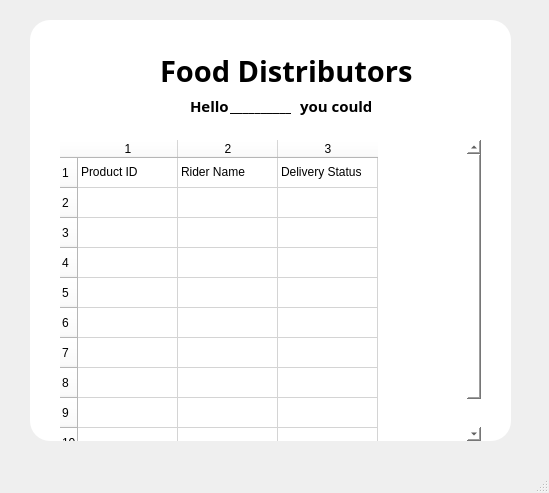
<?xml version="1.0" encoding="UTF-8"?>
<ui version="4.0">
 <class>MainWindow</class>
 <widget class="QMainWindow" name="MainWindow">
  <property name="geometry">
   <rect>
    <x>0</x>
    <y>0</y>
    <width>549</width>
    <height>493</height>
   </rect>
  </property>
  <property name="windowTitle">
   <string>MainWindow</string>
  </property>
  <widget class="QWidget" name="centralwidget">
   <widget class="QWidget" name="widget_2" native="true">
    <property name="geometry">
     <rect>
      <x>30</x>
      <y>20</y>
      <width>481</width>
      <height>421</height>
     </rect>
    </property>
    <property name="styleSheet">
     <string notr="true">border-radius:20px;
background-color: rgb(255, 255, 255);
</string>
    </property>
    <widget class="QLabel" name="label_2">
     <property name="geometry">
      <rect>
       <x>130</x>
       <y>10</y>
       <width>261</width>
       <height>81</height>
      </rect>
     </property>
     <property name="font">
      <font>
       <family>Segoe Print</family>
       <pointsize>22</pointsize>
       <weight>75</weight>
       <italic>false</italic>
       <bold>true</bold>
      </font>
     </property>
     <property name="text">
      <string>Food Distributors</string>
     </property>
    </widget>
    <widget class="QLabel" name="label_3">
     <property name="geometry">
      <rect>
       <x>160</x>
       <y>70</y>
       <width>41</width>
       <height>31</height>
      </rect>
     </property>
     <property name="font">
      <font>
       <family>Segoe Print</family>
       <pointsize>11</pointsize>
       <weight>75</weight>
       <italic>false</italic>
       <bold>true</bold>
      </font>
     </property>
     <property name="text">
      <string>Hello</string>
     </property>
    </widget>
    <widget class="QLabel" name="label_4">
     <property name="geometry">
      <rect>
       <x>200</x>
       <y>70</y>
       <width>61</width>
       <height>31</height>
      </rect>
     </property>
     <property name="font">
      <font>
       <family>Segoe Print</family>
       <pointsize>11</pointsize>
       <weight>75</weight>
       <italic>false</italic>
       <bold>true</bold>
      </font>
     </property>
     <property name="text">
      <string>__________</string>
     </property>
    </widget>
    <widget class="QLabel" name="label_5">
     <property name="geometry">
      <rect>
       <x>270</x>
       <y>70</y>
       <width>71</width>
       <height>31</height>
      </rect>
     </property>
     <property name="font">
      <font>
       <family>Segoe Print</family>
       <pointsize>11</pointsize>
       <weight>75</weight>
       <italic>false</italic>
       <bold>true</bold>
      </font>
     </property>
     <property name="text">
      <string>you could</string>
     </property>
    </widget>
    <widget class="QTableWidget" name="tableWidget">
     <property name="geometry">
      <rect>
       <x>30</x>
       <y>120</y>
       <width>421</width>
       <height>301</height>
      </rect>
     </property>
     <property name="styleSheet">
      <string notr="true"/>
     </property>
     <property name="rowCount">
      <number>10</number>
     </property>
     <property name="columnCount">
      <number>3</number>
     </property>
     <row/>
     <row/>
     <row/>
     <row/>
     <row/>
     <row/>
     <row/>
     <row/>
     <row/>
     <row/>
     <column/>
     <column/>
     <column/>
     <item row="0" column="0">
      <property name="text">
       <string>Product ID</string>
      </property>
     </item>
     <item row="0" column="1">
      <property name="text">
       <string>Rider Name</string>
      </property>
     </item>
     <item row="0" column="2">
      <property name="text">
       <string>Delivery Status</string>
      </property>
     </item>
    </widget>
   </widget>
  </widget>
  <widget class="QMenuBar" name="menubar">
   <property name="geometry">
    <rect>
     <x>0</x>
     <y>0</y>
     <width>549</width>
     <height>21</height>
    </rect>
   </property>
  </widget>
  <widget class="QStatusBar" name="statusbar"/>
 </widget>
 <resources>
  <include location="pic1.qrc"/>
 </resources>
 <connections/>
</ui>
